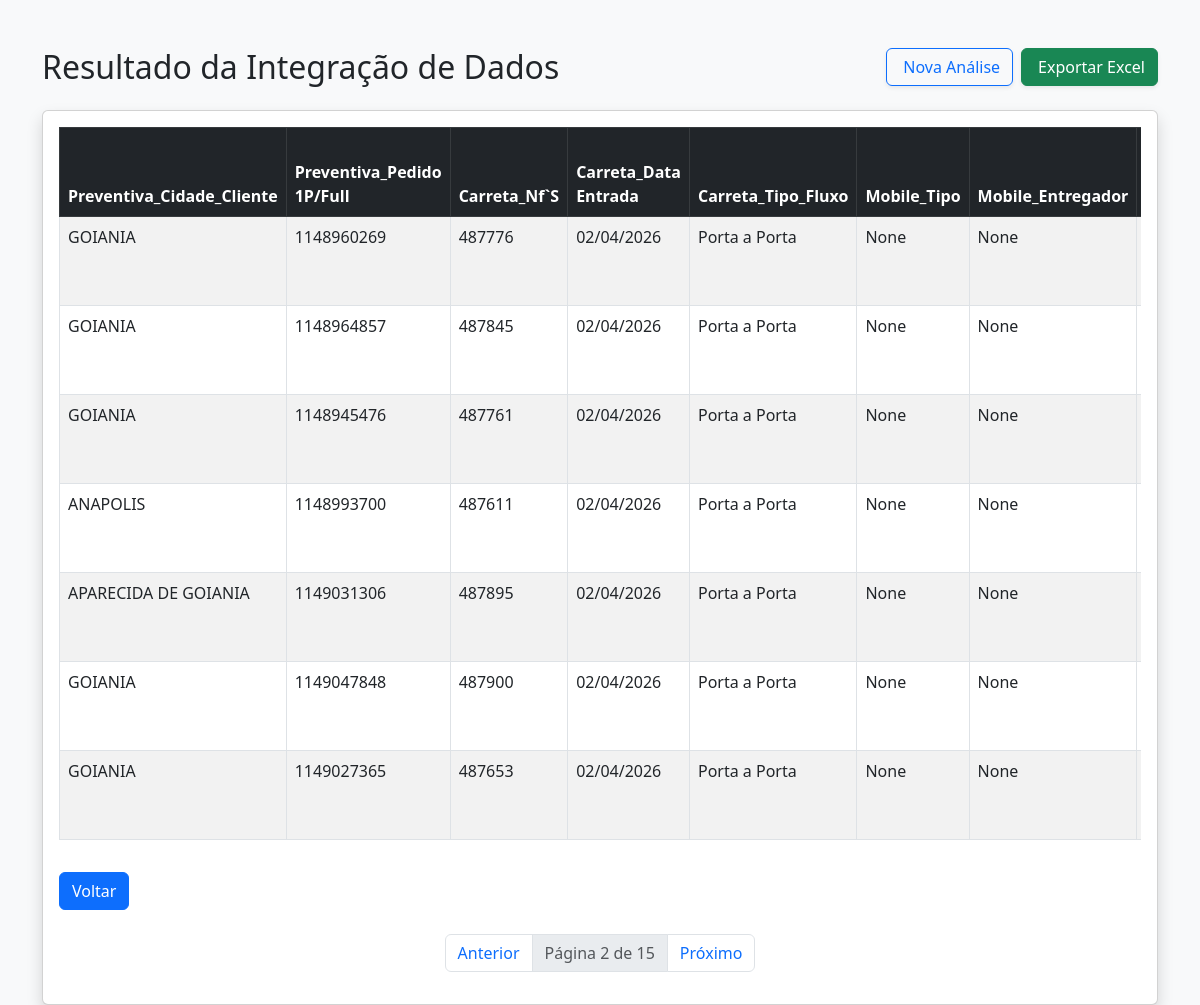
Screenshot of /analisar_dados?pagina=2 with the database file from the repository.
### tables this page shows
CREATE TABLE "analise_resultado" (
"Preventiva_Cidade_Cliente" TEXT,
  "Preventiva_Pedido 1P/Full" INTEGER,
  "Carreta_Nf`S" INTEGER,
  "Carreta_Data Entrada" TEXT,
  "Carreta_Tipo_Fluxo" TEXT,
  "Mobile_Tipo" TEXT,
  "Mobile_Entregador" TEXT,
  "Esl_Última Ocorrência/Observações" TEXT,
  "Esl_Pessoa/Nome" TEXT,
  "Esl_Última Ocorrência/Data Ocorrência" TEXT,
  "Bipe_Prod_Status_Deposito" TEXT,
  "Bipe_Notas_Ocorrencia" TEXT,
  "Chave_nf-e" TEXT
);

### routes.py (the view)
@rotas.route('/analisar_dados')
def analisar_dados():
    pagina = request.args.get('pagina', 1, type=int) #procura na Url o paramentro chamado 'pagina', se não existir, use o valor padrao 1 e converta para inteiro
    processar = request.args.get('processar', 'false') == 'true' #.get retorna uma string 'false' e logo em seguida e feita uma comparação de string 'false' é igual 'true'? não, então retorna o boleano False
    if processar:
        diretorio_raiz = current_app.config['DIRETORIO_RAIZ']
        caminho_script = os.path.join(diretorio_raiz, 'analise.py') # Corrigido o nome
        enconding_padro = locale.getpreferredencoding(False)
        subprocess.run(['python', caminho_script], capture_output=True, text=True, encoding=enconding_padro)
    itens_por_pg = 7
    lista_dados, total_itens = buscar_dados_paginados(pagina, itens_por_pg)
    total_paginas = (total_itens + itens_por_pg - 1) // itens_por_pg
    dados_formatados = {
        "Excel": lista_dados,
        "pagina_atual": pagina,
        "total_paginas": total_paginas
    }
    return render_template('tabela_resultado.html', dados=dados_formatados)

### database.py (called while the page is built)
def buscar_dados_paginados(pagina, itens_por_pagina=10): #o valor 10 é um valor padrão caso vc não passe nada
    conn = sqlite3.connect(DB_PATH)
    offset = (pagina - 1) * itens_por_pagina
    query = f"SELECT * FROM analise_resultado LIMIT {itens_por_pagina} OFFSET {offset}"
    df = pd.read_sql(query, conn) #executa uma query e transforma o resultado em um dataframe
    total_registros = conn.execute("SELECT COUNT(*) FROM analise_resultado").fetchone()[0]
    conn.close()
    return df.to_dict(orient='records'), total_registros

### templates/tabela_resultado.html (shortened to what this page needs)
<!DOCTYPE html>
<html lang="pt-br">
<head>
    <link href="https://cdn.jsdelivr.net/npm/bootstrap@5.3.0/dist/css/bootstrap.min.css" rel="stylesheet">
</head>
<body class="bg-light">
    <div class="container mt-5">
        <div class="d-flex flex-wrap align-items-center justify-content-between gap-3 mb-4">
            <h2 class="mb-0">Resultado da Integração de Dados</h2>
            <div class="d-flex gap-2">
                <a href="{{ url_for('rotas.deletar_arquivos') }}"
                    class="btn btn-outline-primary shadow-sm">
                     Nova Análise
                </a>
                <a href="{{ url_for('rotas.baixar_relatorio') }}"
                    class="btn btn-success shadow-sm">
                     Exportar Excel
                </a>
            </div>
        </div>
        <div class="card shadow">
            <div class="card-body">
                <div class="table-responsive">
                    <table class="table table-striped table-hover table-bordered">
                        <thead class="table-dark">
                            <tr>
                                {% if dados.Excel | length > 0 %}
                                {% for coluna in dados.Excel[0].keys() %}
                                <th>{{ coluna }}</th>
                                {% endfor %}
                                {% else %}
                                <th>Sem dados</th>
                                {% endif %}
                            </tr>
                        </thead>
                        <tbody>
                            {% for linha in dados.Excel %}
                            <tr>
                                {% for valor in linha.values() %}
                                <td>{{ valor }}</td>
                                {% endfor %}
                            </tr>
                            {% endfor %}
                        </tbody>
                    </table>
                </div>
                <a href="{{url_for('rotas.deletar_arquivos')}}" class="btn btn-primary mt-3">Voltar</a>
                <nav class="mt-4">
                    <ul class="pagination justify-content-center">
                        <li class="page-item {{ 'disabled' if dados.pagina_atual == 1 }}">
                            <a class="page-link"
                                href="{{ url_for('rotas.analisar_dados', pagina=dados.pagina_atual - 1) }}">Anterior</a>
                        </li>
                        <li class="page-item disabled">
                            <span class="page-link">Página {{ dados.pagina_atual }} de {{ dados.total_paginas }}</span>
                        </li>
                        <li class="page-item {{ 'disabled' if dados.pagina_atual == dados.total_paginas }}">
                            <a class="page-link"
                                href="{{ url_for('rotas.analisar_dados', pagina=dados.pagina_atual + 1) }}">Próximo</a>
                        </li>
                    </ul>
                </nav>
            </div>
        </div>
    </div>
</body>
</html>

### rows the page displays
analise_resultado: Preventiva_Cidade_Cliente "GOIANIA", values "1148960269" "487776" "None" "None", Carreta_Data Entrada "02/04/2026", Carreta_Tipo_Fluxo "Porta a Porta"
analise_resultado: Preventiva_Cidade_Cliente "GOIANIA", values "1148964857" "487845" "None" "None", Carreta_Data Entrada "02/04/2026", Carreta_Tipo_Fluxo "Porta a Porta"
analise_resultado: Preventiva_Cidade_Cliente "GOIANIA", values "1148945476" "487761" "None" "None", Carreta_Data Entrada "02/04/2026", Carreta_Tipo_Fluxo "Porta a Porta"
analise_resultado: Preventiva_Cidade_Cliente "ANAPOLIS", values "1148993700" "487611" "None" "None", Carreta_Data Entrada "02/04/2026", Carreta_Tipo_Fluxo "Porta a Porta"
analise_resultado: Preventiva_Cidade_Cliente "APARECIDA DE GOIANIA", values "1149031306" "487895" "None" "None", Carreta_Data Entrada "02/04/2026", Carreta_Tipo_Fluxo "Porta a Porta"
analise_resultado: Preventiva_Cidade_Cliente "GOIANIA", values "1149047848" "487900" "None" "None", Carreta_Data Entrada "02/04/2026", Carreta_Tipo_Fluxo "Porta a Porta"
analise_resultado: Preventiva_Cidade_Cliente "GOIANIA", values "1149027365" "487653" "None" "None", Carreta_Data Entrada "02/04/2026", Carreta_Tipo_Fluxo "Porta a Porta"

### other values shown
{{ coluna }} "Preventiva_Cidade_Cliente" "Preventiva_Pedido 1P/Full" "Carreta_Nf`S" "Carreta_Data Entrada" "Carreta_Tipo_Fluxo" "Mobile_Tipo" "Mobile_Entregador"
{{ dados.pagina_atual }} "2"
{{ dados.total_paginas }} "15"
